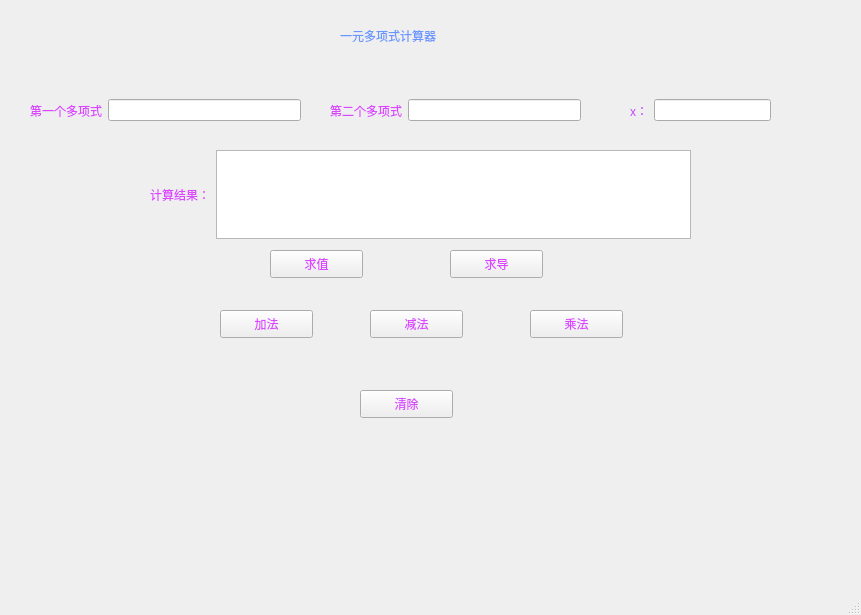
<?xml version="1.0" encoding="UTF-8"?>
<ui version="4.0">
 <class>MainWindow</class>
 <widget class="QMainWindow" name="MainWindow">
  <property name="geometry">
   <rect>
    <x>0</x>
    <y>0</y>
    <width>861</width>
    <height>615</height>
   </rect>
  </property>
  <property name="windowTitle">
   <string>MainWindow</string>
  </property>
  <widget class="QWidget" name="centralwidget">
   <widget class="QWidget" name="layoutWidget">
    <property name="geometry">
     <rect>
      <x>330</x>
      <y>90</y>
      <width>251</width>
      <height>41</height>
     </rect>
    </property>
    <layout class="QHBoxLayout" name="horizontalLayout_2">
     <item>
      <widget class="QLabel" name="label_2">
       <property name="styleSheet">
        <string notr="true">color: rgb(218, 71, 255);</string>
       </property>
       <property name="text">
        <string>第二个多项式</string>
       </property>
      </widget>
     </item>
     <item>
      <widget class="QLineEdit" name="secondEdit"/>
     </item>
    </layout>
   </widget>
   <widget class="QLabel" name="label_3">
    <property name="geometry">
     <rect>
      <x>340</x>
      <y>20</y>
      <width>131</width>
      <height>31</height>
     </rect>
    </property>
    <property name="styleSheet">
     <string notr="true">color: rgb(105, 150, 255);</string>
    </property>
    <property name="text">
     <string>一元多项式计算器</string>
    </property>
   </widget>
   <widget class="QPushButton" name="addBtn">
    <property name="geometry">
     <rect>
      <x>220</x>
      <y>310</y>
      <width>93</width>
      <height>28</height>
     </rect>
    </property>
    <property name="styleSheet">
     <string notr="true">color: rgb(218, 71, 255);
border-color: rgb(255, 25, 144);</string>
    </property>
    <property name="text">
     <string>加法</string>
    </property>
   </widget>
   <widget class="QPushButton" name="subBtn">
    <property name="geometry">
     <rect>
      <x>370</x>
      <y>310</y>
      <width>93</width>
      <height>28</height>
     </rect>
    </property>
    <property name="styleSheet">
     <string notr="true">color: rgb(218, 71, 255);
border-color: rgb(255, 25, 144);</string>
    </property>
    <property name="text">
     <string>减法</string>
    </property>
   </widget>
   <widget class="QPushButton" name="deriBtn">
    <property name="geometry">
     <rect>
      <x>450</x>
      <y>250</y>
      <width>93</width>
      <height>28</height>
     </rect>
    </property>
    <property name="styleSheet">
     <string notr="true">color: rgb(218, 71, 255);
border-color: rgb(255, 25, 144);</string>
    </property>
    <property name="text">
     <string>求导</string>
    </property>
   </widget>
   <widget class="QPushButton" name="multiBtn">
    <property name="geometry">
     <rect>
      <x>530</x>
      <y>310</y>
      <width>93</width>
      <height>28</height>
     </rect>
    </property>
    <property name="styleSheet">
     <string notr="true">color: rgb(218, 71, 255);
border-color: rgb(255, 25, 144);</string>
    </property>
    <property name="text">
     <string>乘法</string>
    </property>
   </widget>
   <widget class="QWidget" name="layoutWidget">
    <property name="geometry">
     <rect>
      <x>30</x>
      <y>90</y>
      <width>271</width>
      <height>41</height>
     </rect>
    </property>
    <layout class="QHBoxLayout" name="horizontalLayout">
     <item>
      <widget class="QLabel" name="label">
       <property name="styleSheet">
        <string notr="true">color: rgb(218, 71, 255);
border-color: rgb(255, 21, 134);</string>
       </property>
       <property name="text">
        <string>第一个多项式</string>
       </property>
      </widget>
     </item>
     <item>
      <widget class="QLineEdit" name="firstEdit"/>
     </item>
    </layout>
   </widget>
   <widget class="QWidget" name="layoutWidget">
    <property name="geometry">
     <rect>
      <x>630</x>
      <y>90</y>
      <width>141</width>
      <height>41</height>
     </rect>
    </property>
    <layout class="QHBoxLayout" name="horizontalLayout_4">
     <item>
      <widget class="QLabel" name="label_5">
       <property name="styleSheet">
        <string notr="true">color: rgb(193, 69, 255)</string>
       </property>
       <property name="text">
        <string>x：</string>
       </property>
      </widget>
     </item>
     <item>
      <widget class="QLineEdit" name="xEdit"/>
     </item>
    </layout>
   </widget>
   <widget class="QPushButton" name="calBtn">
    <property name="geometry">
     <rect>
      <x>270</x>
      <y>250</y>
      <width>93</width>
      <height>28</height>
     </rect>
    </property>
    <property name="styleSheet">
     <string notr="true">color: rgb(218, 71, 255);
border-color: rgb(255, 25, 144);</string>
    </property>
    <property name="text">
     <string>求值</string>
    </property>
    <property name="checkable">
     <bool>false</bool>
    </property>
    <property name="checked">
     <bool>false</bool>
    </property>
   </widget>
   <widget class="QWidget" name="layoutWidget">
    <property name="geometry">
     <rect>
      <x>150</x>
      <y>150</y>
      <width>541</width>
      <height>89</height>
     </rect>
    </property>
    <layout class="QHBoxLayout" name="horizontalLayout_5">
     <item>
      <layout class="QHBoxLayout" name="horizontalLayout_3">
       <item>
        <widget class="QLabel" name="label_4">
         <property name="styleSheet">
          <string notr="true">color: rgb(218, 71, 255);</string>
         </property>
         <property name="text">
          <string>计算结果：</string>
         </property>
        </widget>
       </item>
      </layout>
     </item>
     <item>
      <widget class="QTextBrowser" name="textBrowser"/>
     </item>
    </layout>
   </widget>
   <widget class="QPushButton" name="clearBtn">
    <property name="geometry">
     <rect>
      <x>360</x>
      <y>390</y>
      <width>93</width>
      <height>28</height>
     </rect>
    </property>
    <property name="styleSheet">
     <string notr="true">color: rgb(218, 71, 255);
border-color: rgb(255, 25, 144);</string>
    </property>
    <property name="text">
     <string>清除</string>
    </property>
   </widget>
  </widget>
  <widget class="QMenuBar" name="menubar">
   <property name="geometry">
    <rect>
     <x>0</x>
     <y>0</y>
     <width>861</width>
     <height>26</height>
    </rect>
   </property>
  </widget>
  <widget class="QStatusBar" name="statusbar"/>
 </widget>
 <resources/>
 <connections/>
</ui>
